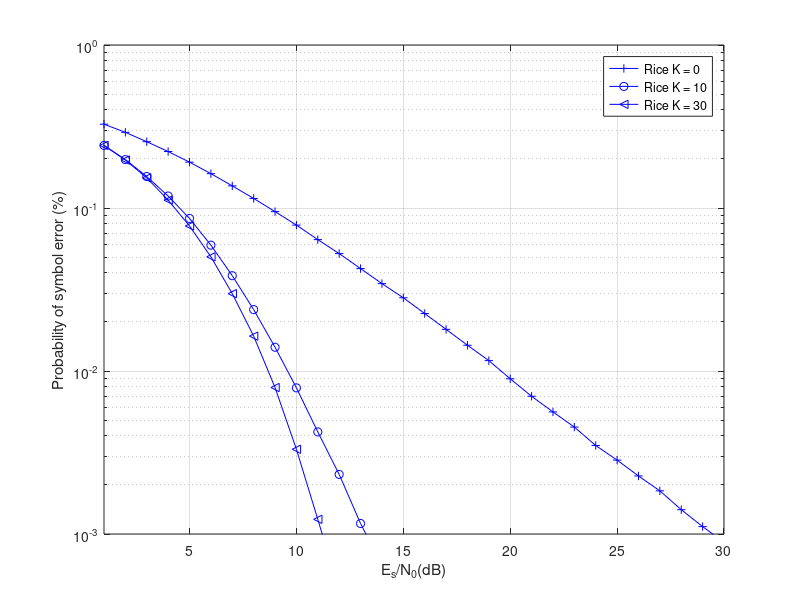

This chart was generated by the following MATLAB code:
% 2. Rice fading channel K = 0, K = 10, K = 30
clear
clc

N = 100000; % number of symbols
Es_N0 = 0: 1: 30; %SNR

% generate QPSK symbols
% 1 + i, 1 - i, -1 + i, -1 - i
Tx = (2 *(rand(1, N) > 0.5) - 1) + j * (2 * (rand(1, N) > 0.5) - 1);
Tx_normal = Tx/sqrt(2); % normalize transmitted signal

n = (randn(1, N) + j * randn(1, N))/sqrt(2); % noise
K = [0 10 30];

% fading channel
h0 = (randn(1, N) + j * randn(1, N))/sqrt(2) + (1 + j)*sqrt(K(1)/2); % K = 0
h10 = (randn(1, N) + j * randn(1, N))/sqrt(2) + (1 + j)*sqrt(K(2)/2); % K = 10
h30 = (randn(1, N) + j * randn(1, N))/sqrt(2) + (1 + j)*sqrt(K(3)/2); % K = 30

Rx_output = zeros(3, length(Es_N0));
P_s = zeros(3, length(Es_N0)); % probability of symbol error

for i = 1: length(Es_N0)
    Rx_0 = abs(h0) .* Tx_normal * 10^(Es_N0(i)/20) + n; % received signal with K = 0
    Rx_10 = (1/sqrt(K(2))) * abs(h10) .* Tx_normal * 10^(Es_N0(i)/20) + n; % with
    Rx_30 = (1/sqrt(K(3))) * abs(h30) .* Tx_normal * 10^(Es_N0(i)/20) + n; % with
    
    Rx_re_0 = real(Rx_0);
    Rx_im_0 = imag(Rx_0);
    
    Rx_re_10 = real(Rx_10);
    Rx_im_10 = imag(Rx_10);
    
    Rx_re_30 = real(Rx_30);
    Rx_im_30 = imag(Rx_30);
    
    Rx_output(1, find(Rx_re_0 > 0 & Rx_im_0 > 0)) = 1 + j;
    Rx_output(1, find(Rx_re_0 > 0 & Rx_im_0 < 0)) = 1 - j;
    Rx_output(1, find(Rx_re_0 < 0 & Rx_im_0 > 0)) = -1 + j;
    Rx_output(1, find(Rx_re_0 < 0 & Rx_im_0 < 0)) = -1 - j;
    
    Rx_output(2, find(Rx_re_10 > 0 & Rx_im_10 > 0)) = 1 + j;
    Rx_output(2, find(Rx_re_10 > 0 & Rx_im_10 < 0)) = 1 - j;
    Rx_output(2, find(Rx_re_10 < 0 & Rx_im_10 > 0)) = -1 + j;
    Rx_output(2, find(Rx_re_10 < 0 & Rx_im_10 < 0)) = -1 - j;
    
    Rx_output(3, find(Rx_re_30 > 0 & Rx_im_30 > 0)) = 1 + j;
    Rx_output(3, find(Rx_re_30 > 0 & Rx_im_30 < 0)) = 1 - j;
    Rx_output(3, find(Rx_re_30 < 0 & Rx_im_30 > 0)) = -1 + j;
    Rx_output(3, find(Rx_re_30 < 0 & Rx_im_30 < 0)) = -1 - j;
    
    count_error_0 = size(find(Tx - Rx_output(1, :)), 2);
    count_error_10 = size(find(Tx - Rx_output(2, :)), 2);
    count_error_30 = size(find(Tx - Rx_output(3, :)), 2);
    
    P_s(1, i) = count_error_0/N;
    P_s(2, i) = count_error_10/N;
    P_s(3, i) = count_error_30/N;
end
figure(3)

semilogy(Es_N0, P_s(1, :), '-b+');
hold on
semilogy(Es_N0, P_s(2, :), '-bo');
semilogy(Es_N0, P_s(3, :), '-b<');
grid on
xlabel('E_s/N_0(dB)')
ylabel('Probability of symbol error (%)')
hold off
legend('Rice K = 0', 'Rice K = 10', 'Rice K = 30')
axis([1 30 10^-3 1])
